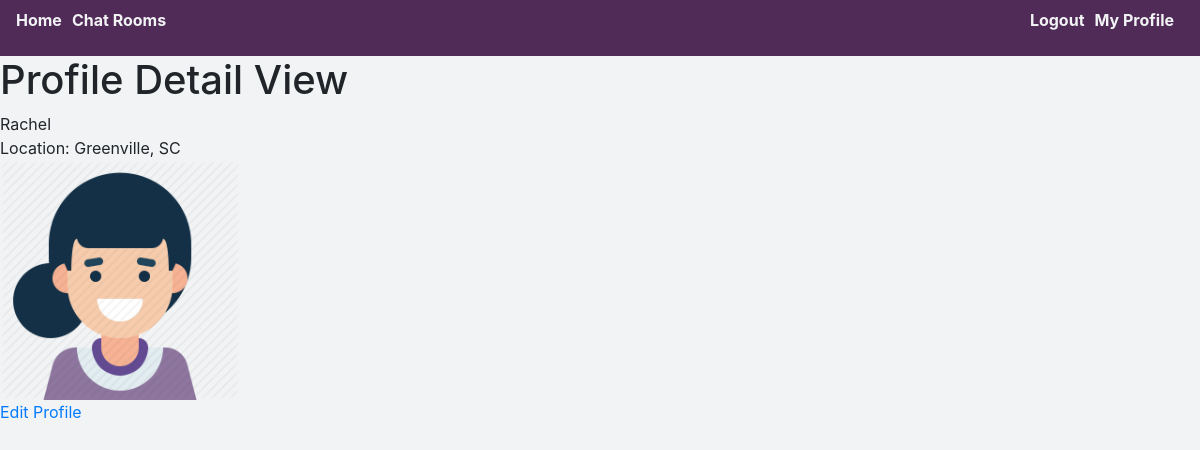
Screenshot of /accounts/1/ (signed in) with the database file from the repository.
### accounts/models.py (models this page shows, shortened)
class Profile(models.Model):
    user = models.OneToOneField(User, on_delete=models.CASCADE)
    location = models.CharField(max_length=255)
    avatar = models.ImageField(upload_to='images/')

### accounts/views.py (the view)
# urls.py: path('<int:pk>/', views.ProfileDetailView.as_view(), name='profile_detail'),
class ProfileDetailView(LoginRequiredMixin, generic.DetailView):
    model = Profile
    template_name = 'profile_detail.html'

### accounts/templates/profile_detail.html
{% extends 'chat_app/base.html' %}
{% block content %}
  <h1>Profile Detail View</h1>
  <div class="username">{{object.user}}</div>
  <div class="user-location">Location: {{object.location}}</div>
  <div class="profile-picture">
    <img src="{{object.avatar.url}}" alt="">
  </div>
  <a href="{% url 'accounts:profile_update' request.user.profile.id %}">Edit Profile</a>
{% endblock content %}

### chat_app/static/styles.css (style rules this page uses)
* { box-sizing: border-box; }
img { width: 100%; }
body { background-color: #f1f3f4; }
.profile-picture { width: 20%; }

### rows the page displays
Profile: user "Rachel", location "Greenville, SC", avatar (picture)
